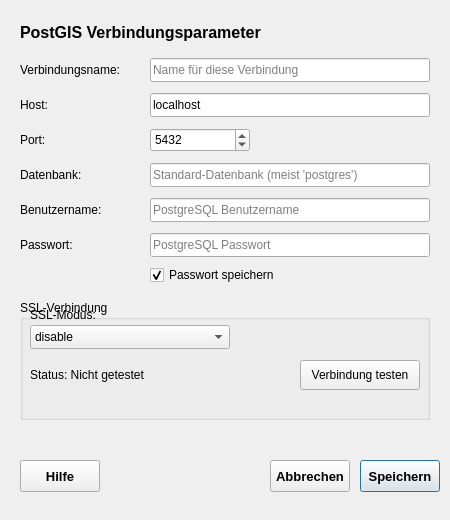
<?xml version="1.0" encoding="UTF-8"?>
<ui version="4.0">
 <class>PostgisConnectionDialogBase</class>
 <widget class="QDialog" name="PostgisConnectionDialogBase">
  <property name="geometry">
   <rect>
    <x>0</x>
    <y>0</y>
    <width>450</width>
    <height>520</height>
   </rect>
  </property>
  <property name="minimumSize">
   <size>
    <width>450</width>
    <height>520</height>
   </size>
  </property>
  <property name="font">
   <font>
    <family>Tahoma</family>
   </font>
  </property>
  <property name="windowTitle">
   <string>PostGIS Verbindung erstellen/bearbeiten</string>
  </property>
  
  <widget class="QLabel" name="label_title">
   <property name="geometry">
    <rect>
     <x>20</x>
     <y>20</y>
     <width>410</width>
     <height>25</height>
    </rect>
   </property>
   <property name="font">
    <font>
     <family>Tahoma</family>
     <pointsize>12</pointsize>
     <weight>75</weight>
     <bold>true</bold>
    </font>
   </property>
   <property name="text">
    <string>PostGIS Verbindungsparameter</string>
   </property>
  </widget>
  
  <!-- Verbindungsname -->
  <widget class="QLabel" name="label_connection_name">
   <property name="geometry">
    <rect>
     <x>20</x>
     <y>60</y>
     <width>120</width>
     <height>20</height>
    </rect>
   </property>
   <property name="text">
    <string>Verbindungsname:</string>
   </property>
  </widget>
  
  <widget class="QLineEdit" name="le_connection_name">
   <property name="geometry">
    <rect>
     <x>150</x>
     <y>58</y>
     <width>280</width>
     <height>24</height>
    </rect>
   </property>
   <property name="placeholderText">
    <string>Name für diese Verbindung</string>
   </property>
  </widget>
  
  <!-- Host -->
  <widget class="QLabel" name="label_host">
   <property name="geometry">
    <rect>
     <x>20</x>
     <y>95</y>
     <width>120</width>
     <height>20</height>
    </rect>
   </property>
   <property name="text">
    <string>Host:</string>
   </property>
  </widget>
  
  <widget class="QLineEdit" name="le_host">
   <property name="geometry">
    <rect>
     <x>150</x>
     <y>93</y>
     <width>280</width>
     <height>24</height>
    </rect>
   </property>
   <property name="text">
    <string>localhost</string>
   </property>
   <property name="placeholderText">
    <string>Server-Hostname oder IP-Adresse</string>
   </property>
  </widget>
  
  <!-- Port -->
  <widget class="QLabel" name="label_port">
   <property name="geometry">
    <rect>
     <x>20</x>
     <y>130</y>
     <width>120</width>
     <height>20</height>
    </rect>
   </property>
   <property name="text">
    <string>Port:</string>
   </property>
  </widget>
  
  <widget class="QSpinBox" name="sb_port">
   <property name="geometry">
    <rect>
     <x>150</x>
     <y>128</y>
     <width>100</width>
     <height>24</height>
    </rect>
   </property>
   <property name="minimum">
    <number>1</number>
   </property>
   <property name="maximum">
    <number>65535</number>
   </property>
   <property name="value">
    <number>5432</number>
   </property>
  </widget>
  
  <!-- Database -->
  <widget class="QLabel" name="label_database">
   <property name="geometry">
    <rect>
     <x>20</x>
     <y>165</y>
     <width>120</width>
     <height>20</height>
    </rect>
   </property>
   <property name="text">
    <string>Datenbank:</string>
   </property>
  </widget>
  
  <widget class="QLineEdit" name="le_database">
   <property name="geometry">
    <rect>
     <x>150</x>
     <y>163</y>
     <width>280</width>
     <height>24</height>
    </rect>
   </property>
   <property name="placeholderText">
    <string>Standard-Datenbank (meist 'postgres')</string>
   </property>
  </widget>
  
  <!-- Username -->
  <widget class="QLabel" name="label_username">
   <property name="geometry">
    <rect>
     <x>20</x>
     <y>200</y>
     <width>120</width>
     <height>20</height>
    </rect>
   </property>
   <property name="text">
    <string>Benutzername:</string>
   </property>
  </widget>
  
  <widget class="QLineEdit" name="le_username">
   <property name="geometry">
    <rect>
     <x>150</x>
     <y>198</y>
     <width>280</width>
     <height>24</height>
    </rect>
   </property>
   <property name="placeholderText">
    <string>PostgreSQL Benutzername</string>
   </property>
  </widget>
  
  <!-- Password -->
  <widget class="QLabel" name="label_password">
   <property name="geometry">
    <rect>
     <x>20</x>
     <y>235</y>
     <width>120</width>
     <height>20</height>
    </rect>
   </property>
   <property name="text">
    <string>Passwort:</string>
   </property>
  </widget>
  
  <widget class="QLineEdit" name="le_password">
   <property name="geometry">
    <rect>
     <x>150</x>
     <y>233</y>
     <width>280</width>
     <height>24</height>
    </rect>
   </property>
   <property name="echoMode">
    <enum>QLineEdit::Password</enum>
   </property>
   <property name="placeholderText">
    <string>PostgreSQL Passwort</string>
   </property>
  </widget>
  
  <!-- Save Password Checkbox -->
  <widget class="QCheckBox" name="cb_save_password">
   <property name="geometry">
    <rect>
     <x>150</x>
     <y>265</y>
     <width>200</width>
     <height>20</height>
    </rect>
   </property>
   <property name="text">
    <string>Passwort speichern</string>
   </property>
   <property name="checked">
    <bool>true</bool>
   </property>
  </widget>
  
  <!-- SSL Optionen -->
  <widget class="QGroupBox" name="groupBox_ssl">
   <property name="geometry">
    <rect>
     <x>20</x>
     <y>300</y>
     <width>410</width>
     <height>120</height>
    </rect>
   </property>
   <property name="title">
    <string>SSL-Verbindung</string>
   </property>
   
   <widget class="QComboBox" name="cb_ssl_mode">
    <property name="geometry">
     <rect>
      <x>10</x>
      <y>25</y>
      <width>200</width>
      <height>24</height>
     </rect>
    </property>
    <item>
     <property name="text">
      <string>disable</string>
     </property>
    </item>
    <item>
     <property name="text">
      <string>allow</string>
     </property>
    </item>
    <item>
     <property name="text">
      <string>prefer</string>
     </property>
    </item>
    <item>
     <property name="text">
      <string>require</string>
     </property>
    </item>
    <item>
     <property name="text">
      <string>verify-ca</string>
     </property>
    </item>
    <item>
     <property name="text">
      <string>verify-full</string>
     </property>
    </item>
   </widget>
   
   <widget class="QLabel" name="label_ssl_mode">
    <property name="geometry">
     <rect>
      <x>10</x>
      <y>5</y>
      <width>100</width>
      <height>20</height>
     </rect>
    </property>
    <property name="text">
     <string>SSL-Modus:</string>
    </property>
   </widget>
   
   <widget class="QPushButton" name="pb_test_connection">
    <property name="geometry">
     <rect>
      <x>280</x>
      <y>60</y>
      <width>120</width>
      <height>30</height>
     </rect>
    </property>
    <property name="text">
     <string>Verbindung testen</string>
    </property>
   </widget>
   
   <widget class="QLabel" name="label_connection_status">
    <property name="geometry">
     <rect>
      <x>10</x>
      <y>65</y>
      <width>260</width>
      <height>20</height>
     </rect>
    </property>
    <property name="text">
     <string>Status: Nicht getestet</string>
    </property>
   </widget>
  </widget>
  
  <!-- Dialog Buttons -->
  <widget class="QPushButton" name="pb_help">
   <property name="geometry">
    <rect>
     <x>20</x>
     <y>460</y>
     <width>80</width>
     <height>32</height>
    </rect>
   </property>
   <property name="font">
    <font>
     <family>Tahoma</family>
     <pointsize>10</pointsize>
     <weight>75</weight>
     <bold>true</bold>
    </font>
   </property>
   <property name="text">
    <string>Hilfe</string>
   </property>
  </widget>
  
  <widget class="QPushButton" name="pb_cancel">
   <property name="geometry">
    <rect>
     <x>270</x>
     <y>460</y>
     <width>80</width>
     <height>32</height>
    </rect>
   </property>
   <property name="font">
    <font>
     <family>Tahoma</family>
     <pointsize>10</pointsize>
     <weight>75</weight>
     <bold>true</bold>
    </font>
   </property>
   <property name="text">
    <string>Abbrechen</string>
   </property>
  </widget>
  
  <widget class="QPushButton" name="pb_save">
   <property name="geometry">
    <rect>
     <x>360</x>
     <y>460</y>
     <width>80</width>
     <height>32</height>
    </rect>
   </property>
   <property name="font">
    <font>
     <family>Tahoma</family>
     <pointsize>10</pointsize>
     <weight>75</weight>
     <bold>true</bold>
    </font>
   </property>
   <property name="text">
    <string>Speichern</string>
   </property>
   <property name="default">
    <bool>true</bool>
   </property>
  </widget>
 </widget>
 <resources/>
 <connections/>
</ui>
